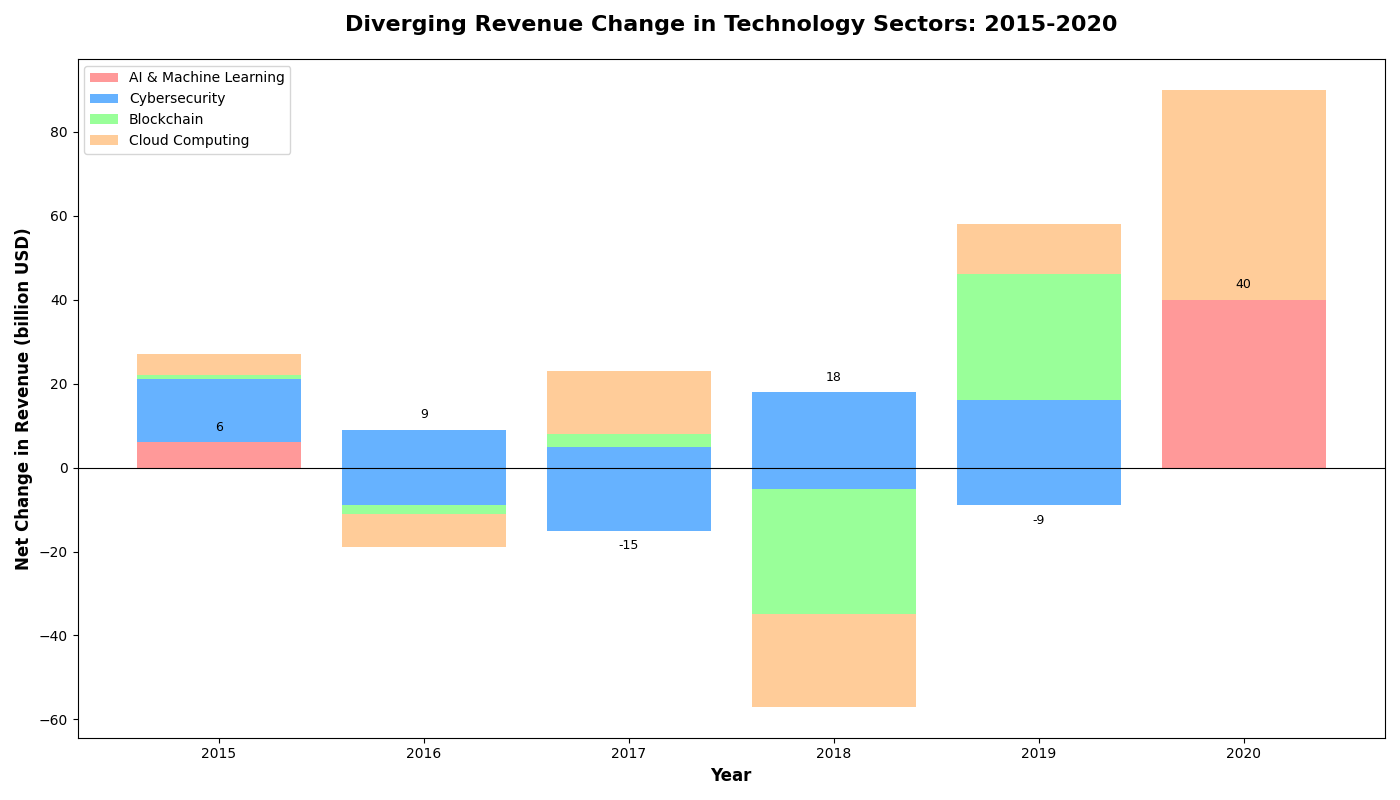

This chart was generated by the following Python code:
import matplotlib.pyplot as plt
import numpy as np

years = np.arange(2015, 2021)
sector_names = ['AI & Machine Learning', 'Cybersecurity', 'Blockchain', 'Cloud Computing']

# Revenue data to be split into positive/negative growth
ai_revenue = [6, 9, -15, 18, -9, 40]
cybersecurity_revenue = [15, -18, 20, -23, 25, 12]
blockchain_revenue = [1, -2, 3, -30, 30, -12]
cloud_revenue = [5, -8, 15, -22, 12, 50]

# Create figure and axis objects
fig, ax = plt.subplots(figsize=(14, 8))

# Plotting diverging bar chart for each sector
ax.bar(years, ai_revenue, label=sector_names[0], color='#FF9999', align='center')
ax.bar(years, cybersecurity_revenue, bottom=ai_revenue, label=sector_names[1], color='#66B2FF', align='center')
new_bars = np.add(ai_revenue, cybersecurity_revenue).tolist()
ax.bar(years, blockchain_revenue, bottom=new_bars, label=sector_names[2], color='#99FF99', align='center')
new_bars = np.add(new_bars, blockchain_revenue).tolist()
ax.bar(years, cloud_revenue, bottom=new_bars, label=sector_names[3], color='#FFCC99', align='center')

# Add axis labeling and title
ax.set_xlabel('Year', fontsize=12, fontweight='bold')
ax.set_ylabel('Net Change in Revenue (billion USD)', fontsize=12, fontweight='bold')
ax.set_title('Diverging Revenue Change in Technology Sectors: 2015-2020', fontsize=16, fontweight='bold', pad=20)
ax.set_xticks(years)
ax.axhline(0, color='black', linewidth=0.8)  # Add central axis line
ax.legend(loc='upper left', fontsize=10)

# Add text annotation as needed (for clarity, only demonstrate one sector)
for bar in ai_revenue:
    height = bar
    ax.text(years[np.where(np.array(ai_revenue) == bar)[0][0]], height + np.sign(height)*2,
            f'{bar}', ha='center', va='bottom' if height > 0 else 'top', fontsize=9)

# Optimize layout
plt.tight_layout()

# Display the plot
plt.show()
